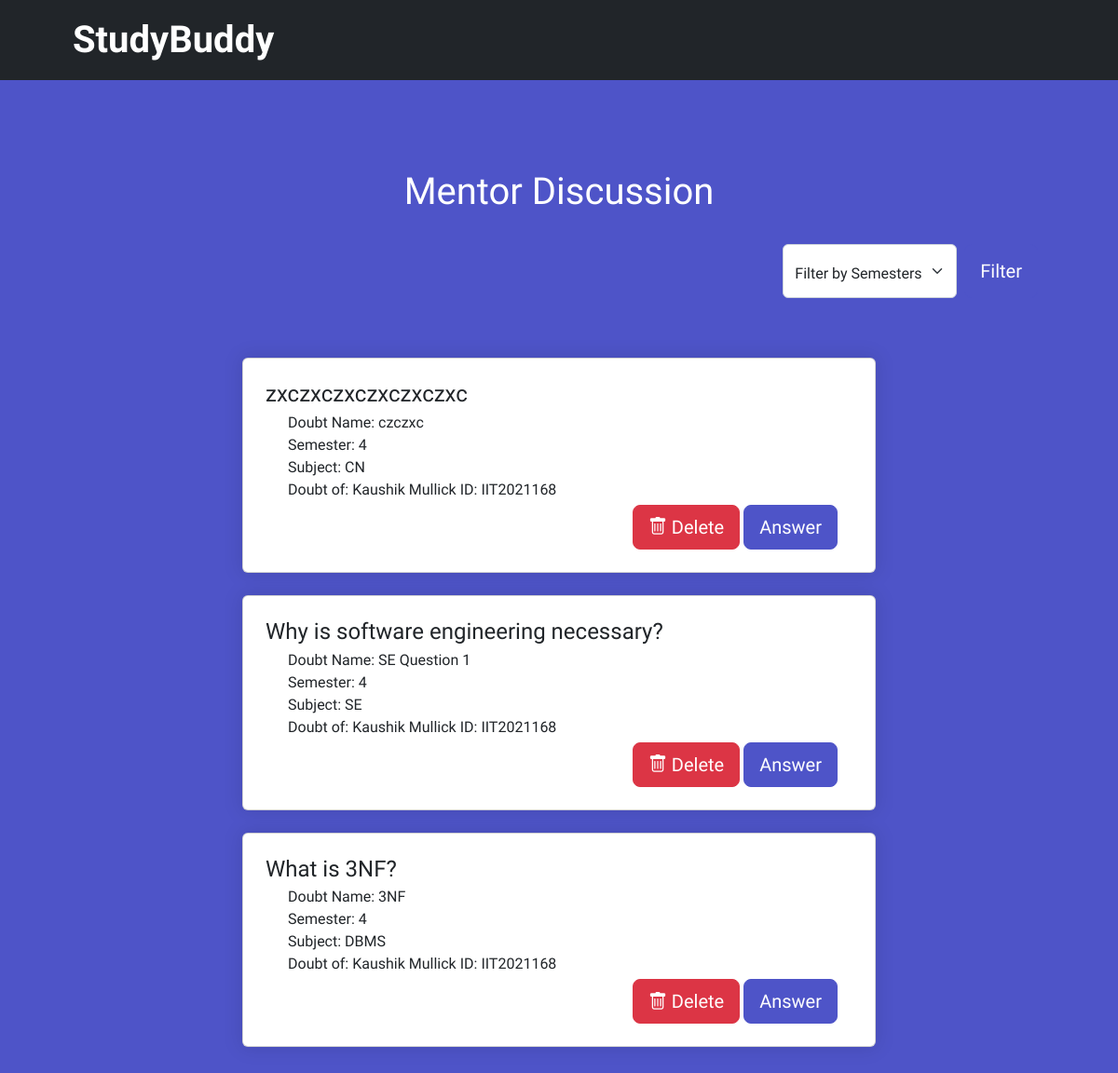
The app's page /MentorDiscuss.php with its own data.
### tables this page shows
CREATE TABLE `doubt` (
  `D_Id` int(11) NOT NULL,
  `Poster_id` varchar(10) NOT NULL,
  `Subject` varchar(5) NOT NULL,
  `Semester` int(11) NOT NULL,
  `Doubt` varchar(100) NOT NULL,
  `D_Name` varchar(30) NOT NULL
);

CREATE TABLE `student` (
  `Rollno` varchar(10) NOT NULL,
  `Name` varchar(30) NOT NULL,
  `Semester` int(11) NOT NULL,
  `Password` varchar(30) NOT NULL,
  `Email` varchar(200) NOT NULL
);

### MentorDiscuss.php (the view, shortened to what this page needs)
<?php
    $conn=mysqli_connect('localhost','root','','studybuddy') or die("Connection failed" .mysqli_connect_error());
    $query="SELECT * FROM Doubt";
    $query .= " ORDER BY D_id DESC";
    $result=mysqli_query($conn,$query);
?>
<!DOCTYPE html>
<html lang="en">
<head>
    <link href="https://cdn.jsdelivr.net/npm/bootstrap-icons@1.4.1/font/bootstrap-icons.css" rel="stylesheet" />
        <link href="styles.css" rel="stylesheet" />
</head>
<body class="area">
<nav class="navbar navbar-expand-lg navbar-dark bg-dark">
            <div class="container px-5">
                <a class="navbar-brand" href="Prof.php" style="font-size: 40px"><b>StudyBuddy</b></a>
            </div>
        </nav>
<section class="py-5">
    <div class="container px-5 my-5 px-5">
        <div class="text-center mb-5">
            <h1 style="color: white">Mentor Discussion</h1><br>
            <div class="d-flex justify-content-end form-floating mb-3">
                <form class="d-flex justify-content-end form-floating mb-3" method="post" >
                    <select class="form-select" name="semester" id="semester" style="padding-top: 15px">
                        <option value="">Filter by Semesters</option>
                    </select>
                    <button  class="btn btn-primary btn-lg px-3 me-sm-2" type="submit" style="margin-left: 8px">Filter</button>
                </form>
            </div>
        </div>
        <div class="row gx-5 justify-content-center">
    <div class="col-lg-8">
        <?php if ($result->num_rows > 0) {
            while($row=mysqli_fetch_assoc($result)){ ?>
                <div class="card mb-4">
                    <div class="card-body p-4">
                        <div class="d-flex">
                            <h4 class="mb-1"><?php echo $row['Doubt'];?></h4>
                        </div>
                        <div class="ms-4">
                            <p class="mb-1">
                                Doubt Name: <?php echo $row['D_Name'];?><br>
                                Semester: <?php echo $row['Semester'];?><br>
                                Subject: <?php echo $row['Subject'];?><br>
                                Doubt of: <?php
                                    $poster=$row['Poster_id'];
                                    $query2="SELECT * FROM student WHERE Rollno='$poster'";
                                    $result2=mysqli_query($conn,$query2);
                                    $row2=mysqli_fetch_array($result2);
                                    echo $row2['Name'] . " ID: " . $row['Poster_id'];?><br>
                            </p>
                            <div class=" d-flex justify-content-end">
                                <div class="mx-3">
                                    <form method="post" class="d-inline" onsubmit="return confirm('Are you sure you want to delete this discussion?');">
                                        <button type="submit" class="btn btn-danger btn-lg"><i class="bi bi-trash"></i> Delete</button>
                                    </form>
                                    <button class="btn btn-primary btn-lg"><a class="text-decoration-none" style="color:white" href="post.php?id=<?php echo $row['D_Id']; ?>">Answer</a></button>
                                </div>
                            </div>
                        </div>
                    </div>
                </div>
        <?php }
        } else {
            echo "<tr><td colspan='3'>No announcements found.</td></tr>";
        }
        ?>
    </div>
</div>
    </div>
</section>
        <br>
        <br>
</body>
<ul class="circles" >
            </ul>
</html>

### MentorDiscuss.php (style rules this page uses)
* { margin: 0px; padding: 0px; }
body { font-family: 'Exo', sans-serif; z-index: -2; }
.area { background: #4e54c8; background: -webkit-linear-gradient(to left, #8f94fb, #4e54c8); width: 100%; height:100%; z-index: -2; }
.circles { position: absolute; top: 0; left: 0; width: 100%; height: 100%; overflow: overflow-y; z-index: 0; }
.card { z-index: 2; }
.navbar { z-index: 2; }
.card { box-shadow: 0 0 20px 2px rgba(0,0,0,.1); transition:0.7s; }
.form-floating { z-index: 2; }
.btn { z-index: 2; }

### records on screen
doubt: Doubt "zxczxczxczxczxczxc", D_Name "czczxc", Semester "4", Subject "CN", student.Name "Kaushik Mullick", Poster "IIT2021168"
doubt: Doubt "Why is software engineering necessary?", D_Name "SE Question 1", Semester "4", Subject "SE", student.Name "Kaushik Mullick", Poster "IIT2021168"
doubt: Doubt "What is 3NF?", D_Name "3NF", Semester "4", Subject "DBMS", student.Name "Kaushik Mullick", Poster "IIT2021168"
